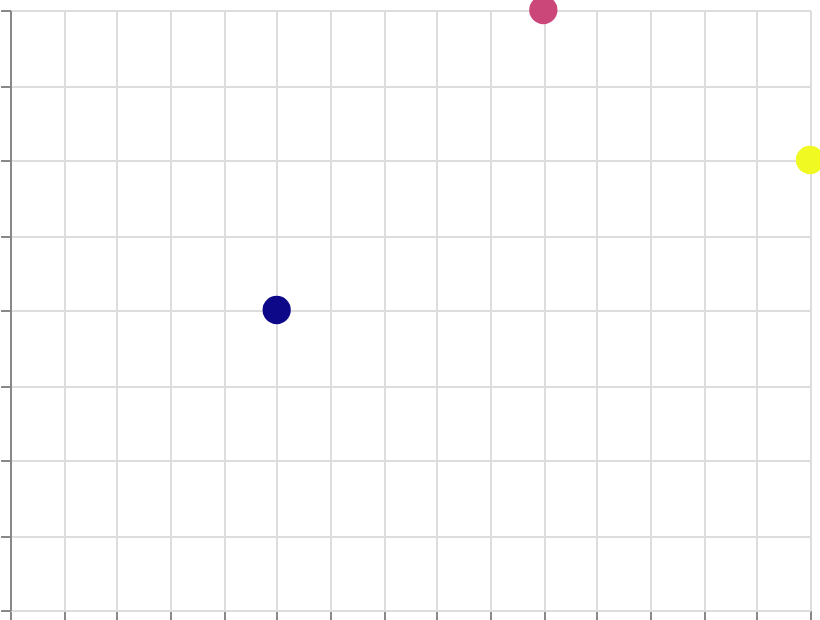

Vega-Lite specification for this chart:
### Vega specification from a JSON file in a GitHub repository (floating-point values rounded to 4 significant figures)
{"$schema": "https://vega.github.io/schema/vega/v6.json", "width": 400, "height": 300, "padding": 5, "autosize": "none", "data": [{"name": "table", "values": [{"x": 1, "y": 2, "val": 10}, {"x": 2, "y": 4, "val": 50}, {"x": 3, "y": 3, "val": 90}]}], "scales": [{"name": "x", "type": "linear", "domain": {"data": "table", "field": "x"}, "range": "width", "nice": true}, {"name": "y", "type": "linear", "domain": {"data": "table", "field": "y"}, "range": [{"signal": "height"}, 0], "nice": true}, {"name": "color", "type": "linear", "domain": {"data": "table", "field": "val"}, "range": {"scheme": "plasma"}}], "marks": [{"type": "symbol", "from": {"data": "table"}, "encode": {"update": {"x": {"scale": "x", "field": "x"}, "y": {"scale": "y", "field": "y"}, "size": {"value": 200}, "fill": {"scale": "color", "field": "val"}}}}], "axes": [{"scale": "x", "orient": "bottom", "grid": true, "labels": false}, {"scale": "y", "orient": "left", "grid": true, "labels": false}], "legends": [{"fill": "color", "title": "Score"}]}
